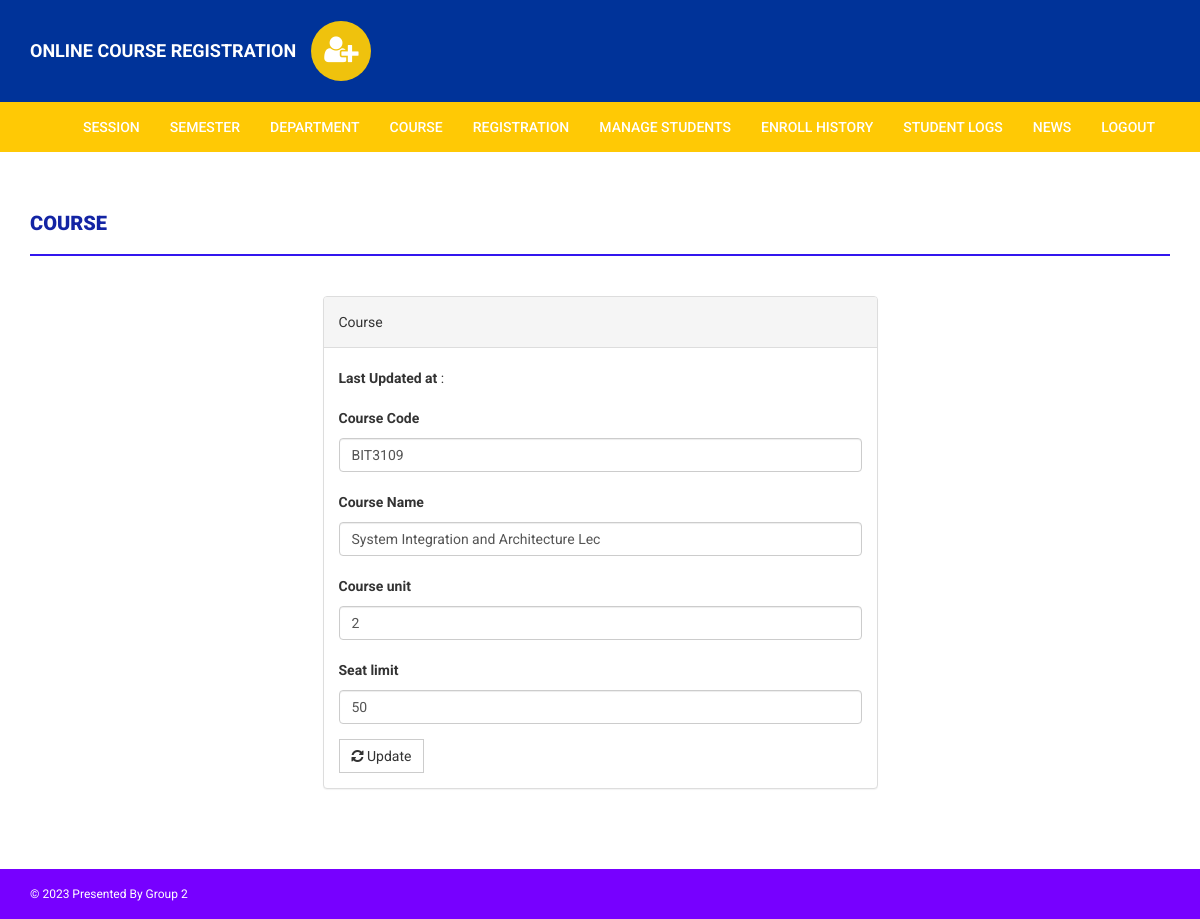
/onlinecourse/admin/edit-course.php?id=5 (signed in), run on the app's committed database.
### tables this page shows
CREATE TABLE `course` (
  `id` int(11) NOT NULL,
  `courseCode` varchar(255) DEFAULT NULL,
  `courseName` varchar(255) DEFAULT NULL,
  `courseUnit` varchar(255) DEFAULT NULL,
  `noofSeats` int(11) DEFAULT NULL,
  `creationDate` timestamp NULL DEFAULT current_timestamp(),
  `updationDate` varchar(255) DEFAULT NULL
);

### onlinecourse/admin/edit-course.php (the view, shortened to what this page needs)
<?php
if(strlen($_SESSION['alogin'])==0)
    {
header('location:index.php');
}
else{
$id=intval($_GET['id']);
?>
<!DOCTYPE html>
<html xmlns="http://www.w3.org/1999/xhtml">
<head>
    <link href="../assets/css/bootstrap.css" rel="stylesheet" />
    <link href="../assets/css/font-awesome.css" rel="stylesheet" />
    <link href="../assets/css/style.css" rel="stylesheet" />
</head>
<body>
<?php include('includes/header.php');?>
<?php if($_SESSION['alogin']!="")
{
include('includes/menubar.php');
}
?>
    <div class="content-wrapper">
        <div class="container">
              <div class="row">
                    <div class="col-md-12">
                        <h1 class="page-head-line">Course  </h1>
                    </div>
                </div>
                <div class="row" >
                  <div class="col-md-3"></div>
                    <div class="col-md-6">
                        <div class="panel panel-default">
                        <div class="panel-heading">
                          Course
                        </div>
                        <div class="panel-body">
                      <form name="dept" method="post">
<?php
$sql=mysqli_query($con,"select * from course where id='$id'");
while($row=mysqli_fetch_array($sql))
{
?>
<p><b>Last Updated at</b> :<?php echo htmlentities($row['updationDate']);?></p>
  <div class="form-group">
    <label for="coursecode">Course Code  </label>
    <input type="text" class="form-control" id="coursecode" name="coursecode" placeholder="Course Code" value="<?php echo htmlentities($row['courseCode']);?>" required />
  </div>
<div class="form-group">
    <label for="coursename">Course Name  </label>
    <input type="text" class="form-control" id="coursename" name="coursename" placeholder="Course Name" value="<?php echo htmlentities($row['courseName']);?>" required />
  </div>
<div class="form-group">
    <label for="courseunit">Course unit  </label>
    <input type="text" class="form-control" id="courseunit" name="courseunit" placeholder="Course Unit" value="<?php echo htmlentities($row['courseUnit']);?>" required />
  </div>
<div class="form-group">
    <label for="seatlimit">Seat limit  </label>
    <input type="text" class="form-control" id="seatlimit" name="seatlimit" placeholder="Seat limit" value="<?php echo htmlentities($row['noofSeats']);?>" required />
  </div>
<?php } ?>
<button type="submit" name="submit" class="btn btn-default"><i class=" fa fa-refresh "></i> Update</button>
</form>
                            </div>
                            </div>
                    </div>
                </div>
            </div>
        </div>
  <?php include('includes/footer.php');?>
</body>
</html>
<?php } ?>

### onlinecourse/assets/css/style.css (style rules this page uses)
body { font-family: "Roboto", sans-serif; line-height: 30px; }
.content-wrapper { margin-top: 40px; min-height: 600px; padding-bottom: 60px; }
.page-head-line { font-weight: 900; padding-bottom: 20px; border-bottom: 2px solid #3216ee; text-transform: uppercase; color: #1324a4; font-size: 20px; margin-bottom: 40px; }
.btn { border-radius: 0px; -webkit-border-radius: 0px; -moz-border-radius: 0px; }

### data on the page
course: coursecode "BIT3109", coursename "System Integration and Architecture Lec", courseunit "2", seatlimit "50"
